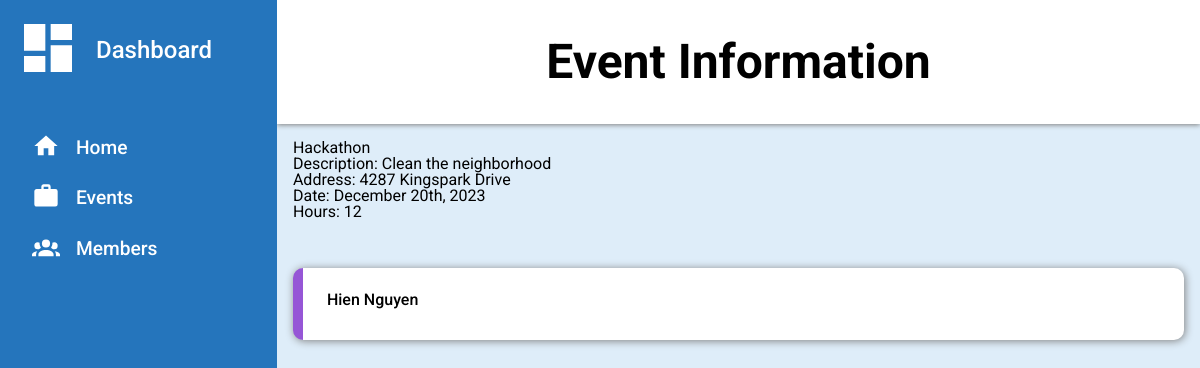
/event/3, run on the app's committed database.
### app.py (models this page shows)
class Event(db.Model):
    id = db.Column(db.Integer, primary_key = True)
    name = db.Column(db.String(100), unique = False, index = True)
    description = db.Column(db.String(250), unique = False, index = True)
    address = db.Column(db.String(250), unique = False, index = True)
    date = db.Column(db.String(40), unique = False, index = True)
    hours = db.Column(db.Integer, index = True, unique = False)

class Member(db.Model):
    id = db.Column(db.Integer, primary_key = True)
    name = db.Column(db.String(100), unique = False, index = True)
    student_id = db.Column(db.Integer, index = True, unique = False)
    hours = db.Column(db.Integer, index = True, unique = False)
    grade = db.Column(db.Integer, index = True, unique = False)
    email = db.Column(db.String(100), unique = False, index = True)
    events = db.relationship('Event', secondary = member_event, backref = 'members')

### app.py (the view)
@app.route('/event/<int:id>')
def event(id):
    event = Event.query.get(id)
    return render_template('event.html', event = event)

### templates/event.html (shortened to what this page needs)
{% extends 'base.html' %}
{% block content %}
<div class="header">
    <div class = "eventName">
        <p>Event Information</p>
    </div>
</div>
<div class="sidebar">
    <p><span><svg class="dash clickable" xmlns="http://www.w3.org/2000/svg" viewBox="0 0 24 24"><title>view-dashboard</title><path d="M13,3V9H21V3M13,21H21V11H13M3,21H11V15H3M3,13H11V3H3V13Z" /></svg></span>Dashboard</p>
    <ul>
        <a href="{{ url_for('dashboard') }}">
            <li class="clickable"><span><svg xmlns="http://www.w3.org/2000/svg" viewBox="0 0 24 24"><title>home</title><path d="M10,20V14H14V20H19V12H22L12,3L2,12H5V20H10Z" /></svg></span>Home</li>
        </a>
        <a href="{{ url_for('events') }}">
            <li class="clickable"><span><svg xmlns="http://www.w3.org/2000/svg" viewBox="0 0 24 24"><title>briefcase</title><path d="M10,2H14A2,2 0 0,1 16,4V6H20A2,2 0 0,1 22,8V19A2,2 0 0,1 20,21H4C2.89,21 2,20.1 2,19V8C2,6.89 2.89,6 4,6H8V4C8,2.89 8.89,2 10,2M14,6V4H10V6H14Z" /></svg></span>Events</li>
        </a>
        <a href="{{ url_for('members') }}">
            <li class="clickable"><span></span>Members</li>
        </a>
    </ul>
</div>
<div class="content">
    <div>
        <p>{{ event.name }}</p>
        <p>Description: {{ event.description }}</p>
        <p>Address: {{ event.address }}</p>
        <p>Date: {{ event.date }}</p>
        <p>Hours: {{ event.hours }}</p>
    </div>
    <div class="members">
        <p class="content-label"></p>
        {% for member in event.members %}
            <a class="clickable" href="{{ url_for('member', id = member.id) }}">
                <div>
                    <p>{{ member.name }}</p>
                </div>
            </a>
        {% endfor %}
    </div>
</div>
{% endblock %}

### static/style.css (style rules this page uses)
html, body, div, span, applet, object, iframe, h1, h2, h3, h4, h5, h6, p, blockquote, pre, a, abbr, acronym, address, big, cite, code, del, dfn, em, img, ins, kbd, q, s, samp, small, strike, strong, sub, sup, tt, var, b, u, i, center, dl, dt, dd, ol, ul, li, fieldset, form, label, legend, table, caption, tbody, tfoot, thead, tr, th, td, article, aside, canvas, details, embed, figure, figcaption, footer, header, hgroup, menu, nav, output, ruby, section, summary, time, mark, audio, video { margin: 0; padding: 0; border: 0; font-size: 100%; font: inherit; vertical-align: baseline; }
body { line-height: 1; font-family: "Roboto"; }
ol, ul { list-style: none; }
:root { --sidebar: #2575bc; --project-border: #BC6C25; --main-background: #deedf9; --text-color: rgb(255, 255, 255); }
body { display: grid; grid-template-rows: 1fr 9fr; grid-template-columns: 1.2fr 4fr; height: 100vh; background-color: var(--main-background); }
.header { background-color: white; grid-column: 2; grid-row: 1 / 2; display: flex; flex-direction: column; justify-content: space-between; grid-template-rows: 1fr 2.5fr; padding: .75rem 2rem; line-height: 1.5rem; box-shadow: 0px 1px 5px grey; row-gap: 1rem; }
.eventName { height: 100px; display: flex; justify-content: center; align-items: center; font-weight: 700; font-size: 3rem; line-height: 3rem; }
.sidebar { background-color: var(--sidebar); grid-row: 1 / 3; padding: 1rem; }
a { text-decoration: none; }
.sidebar ul { display: grid; font-size: 1.2rem; margin-bottom: 3rem; gap: 1.2rem; }
.sidebar li, .sidebar p { color: var(--text-color); font-weight:500; display: flex; align-items: center; }
.sidebar p { font-size: 1.5rem; margin-bottom: 3rem; }
.content { padding: 1rem; }
.content-label { font-weight: 500; font-size: 1.1rem; grid-row: 1; grid-column: 1 / -1; }
.events, .members { grid-row: 1 / 4; display: grid; grid-template-rows: 2rem; gap: 1rem; grid-template-columns: 1fr; }
.events a>div, .members>a>div { display: flex; flex-direction: column; justify-content: space-between; background-color: white; border-radius: 10px; padding: 1.5rem; box-shadow: 1px 1px 8px grey; border-left: 10px solid var(--project-border); font-size: .75rem; color: grey; line-height: 1rem; transition: 100ms ease-out; }
.members>a>div { border-left:10px solid rgb(150, 86, 214); }
.events div > p, .members div > p { color: black; font-size: 1rem; font-weight: 500; margin-bottom: .5rem; }
.sidebar svg { fill: white; padding-right: 1rem; }
.dash { width: 4rem; }
li svg { margin-left: 1rem; width: 1.75rem; }
.clickable, .events>div, .members>p { cursor: pointer; }

### data on the page
Event: name "Hackathon", description "Clean the neighborhood", address "4287 Kingspark Drive", date "December 20th, 2023", hours "12"
Member: name "Hien Nguyen"
